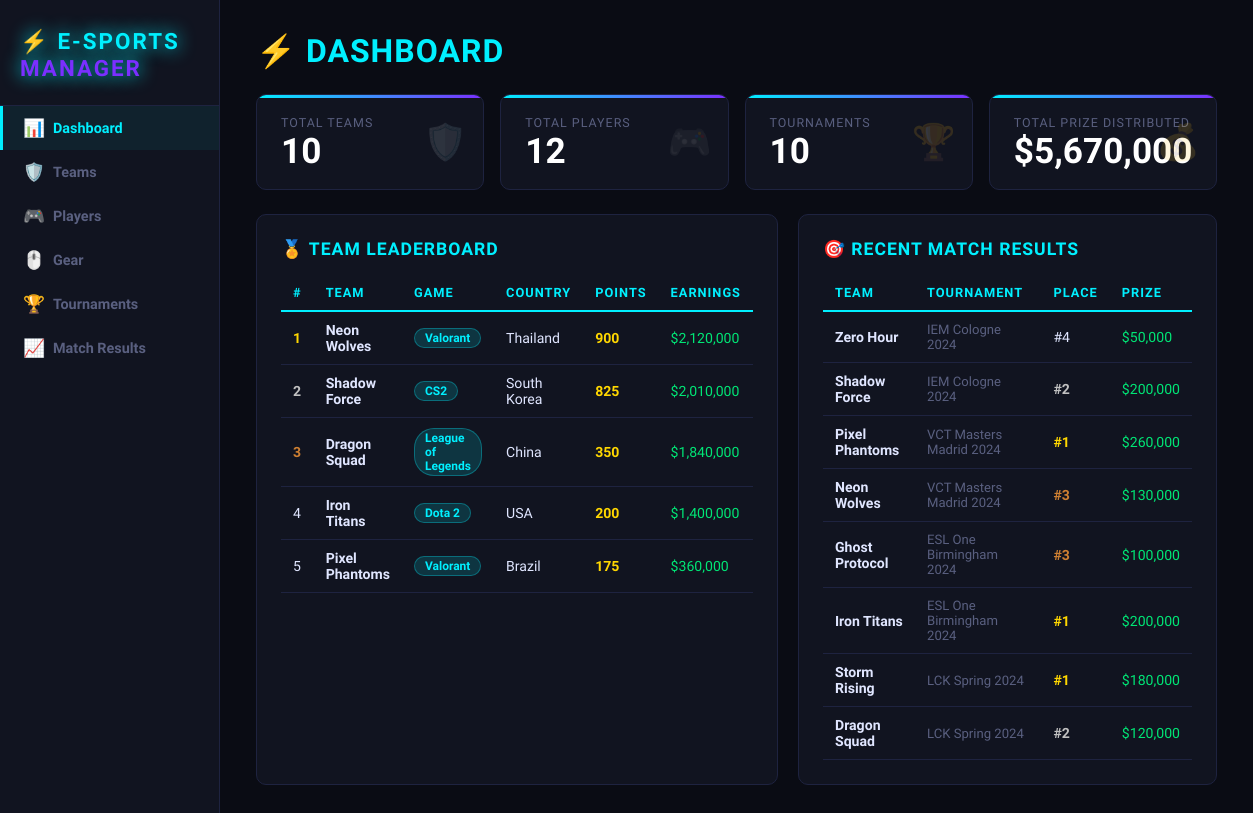
The page / on the database its author committed.
### tables this page shows
CREATE TABLE Teams (
        team_id   INTEGER PRIMARY KEY AUTOINCREMENT,
        team_name TEXT    NOT NULL UNIQUE,
        game      TEXT    NOT NULL,
        country   TEXT    NOT NULL,
        founded   DATE    NOT NULL,
        logo_url  TEXT
    );

CREATE TABLE Match_Results (
        result_id     INTEGER PRIMARY KEY AUTOINCREMENT,
        tournament_id INTEGER NOT NULL,
        team_id       INTEGER NOT NULL,
        placement     INTEGER NOT NULL,
        points        INTEGER NOT NULL DEFAULT 0,
        prize_won     INTEGER NOT NULL DEFAULT 0,
        FOREIGN KEY (tournament_id) REFERENCES Tournaments(tournament_id) ON DELETE CASCADE,
        FOREIGN KEY (team_id)       REFERENCES Teams(team_id) ON DELETE CASCADE
    );

CREATE TABLE Tournaments (
        tournament_id   INTEGER PRIMARY KEY AUTOINCREMENT,
        name            TEXT    NOT NULL,
        game            TEXT    NOT NULL,
        start_date      DATE    NOT NULL,
        end_date        DATE    NOT NULL,
        prize_pool      INTEGER NOT NULL DEFAULT 0,
        location        TEXT    NOT NULL
    );

### app.py (the view)
@app.route('/')
def dashboard():
    conn = get_db()
    stats = {
        'teams':       conn.execute("SELECT COUNT(*) FROM Teams").fetchone()[0],
        'players':     conn.execute("SELECT COUNT(*) FROM Players").fetchone()[0],
        'tournaments': conn.execute("SELECT COUNT(*) FROM Tournaments").fetchone()[0],
        'total_prize': conn.execute("SELECT COALESCE(SUM(prize_won),0) FROM Match_Results").fetchone()[0],
    }
    top_teams = conn.execute("""
        SELECT t.team_name, t.game, t.country,
               COUNT(DISTINCT p.player_id) AS player_count,
               COALESCE(SUM(mr.prize_won),0) AS total_prize,
               COALESCE(SUM(mr.points),0)    AS total_points
        FROM Teams t
        LEFT JOIN Players p      ON t.team_id = p.team_id
        LEFT JOIN Match_Results mr ON t.team_id = mr.team_id
        GROUP BY t.team_id
        ORDER BY total_points DESC
        LIMIT 5
    """).fetchall()
    recent_results = conn.execute("""
        SELECT t.team_name, tn.name AS tournament_name, mr.placement, mr.prize_won, tn.game
        FROM Match_Results mr
        JOIN Teams t       ON mr.team_id = t.team_id
        JOIN Tournaments tn ON mr.tournament_id = tn.tournament_id
        ORDER BY mr.result_id DESC LIMIT 8
    """).fetchall()
    conn.close()
    return render_template('dashboard.html', stats=stats, top_teams=top_teams, recent_results=recent_results)

### app.py (called while the page is built)
def get_db():
    conn = sqlite3.connect(DB_PATH)
    conn.row_factory = sqlite3.Row
    conn.execute("PRAGMA foreign_keys = ON")
    return conn

### templates/dashboard.html (shortened to what this page needs)
{% extends 'base.html' %}
{% block content %}
<h1>⚡ <span class="hl">DASHBOARD</span></h1>
<div class="stats-grid">
  <div class="stat-card">
    <div class="label">Total Teams</div>
    <div class="value">{{ stats.teams }}</div>
    <div class="icon">🛡️</div>
  </div>
  <div class="stat-card">
    <div class="label">Total Players</div>
    <div class="value">{{ stats.players }}</div>
    <div class="icon">🎮</div>
  </div>
  <div class="stat-card">
    <div class="label">Tournaments</div>
    <div class="value">{{ stats.tournaments }}</div>
    <div class="icon">🏆</div>
  </div>
  <div class="stat-card">
    <div class="label">Total Prize Distributed</div>
    <div class="value">${{ "{:,.0f}".format(stats.total_prize) }}</div>
    <div class="icon">💰</div>
  </div>
</div>
<div style="display:grid;grid-template-columns:1fr 1fr;gap:20px;">
  <div class="card">
    <div class="card-title">🏅 TEAM LEADERBOARD</div>
    <table>
      <thead><tr>
        <th>#</th><th>Team</th><th>Game</th><th>Country</th><th>Points</th><th>Earnings</th>
      </tr></thead>
      <tbody>
      {% for t in top_teams %}
      <tr>
        <td class="place-{{ loop.index if loop.index <= 3 else '' }}">{{ loop.index }}</td>
        <td><strong>{{ t.team_name }}</strong></td>
        <td><span class="badge badge-blue">{{ t.game }}</span></td>
        <td>{{ t.country }}</td>
        <td><span style="color:var(--gold);font-weight:700;">{{ t.total_points }}</span></td>
        <td style="color:var(--green);">${{ "{:,.0f}".format(t.total_prize) }}</td>
      </tr>
      {% endfor %}
      </tbody>
    </table>
  </div>
  <div class="card">
    <div class="card-title">🎯 RECENT MATCH RESULTS</div>
    <table>
      <thead><tr>
        <th>Team</th><th>Tournament</th><th>Place</th><th>Prize</th>
      </tr></thead>
      <tbody>
      {% for r in recent_results %}
      <tr>
        <td><strong>{{ r.team_name }}</strong></td>
        <td style="color:var(--muted);font-size:.82rem;">{{ r.tournament_name }}</td>
        <td class="place-{{ r.placement if r.placement <= 3 else '' }}">
          {{ '#' + r.placement|string }}
        </td>
        <td style="color:var(--green);">${{ "{:,.0f}".format(r.prize_won) }}</td>
      </tr>
      {% endfor %}
      </tbody>
    </table>
  </div>
</div>
{% endblock %}

### templates/base.html (shortened to what this page needs)
<!DOCTYPE html>
<html lang="th">
<head>
</head>
<body>
<nav>
  <div class="nav-logo">⚡ E-SPORTS<br><span>MANAGER</span></div>
  <a href="{{ url_for('dashboard') }}"   class="{{ 'active' if request.endpoint=='dashboard' }}">   <span class="icon">📊</span> Dashboard</a>
  <a href="{{ url_for('teams') }}"       class="{{ 'active' if request.endpoint=='teams' }}">       <span class="icon">🛡️</span> Teams</a>
  <a href="{{ url_for('players') }}"     class="{{ 'active' if request.endpoint=='players' }}">     <span class="icon">🎮</span> Players</a>
  <a href="{{ url_for('gear') }}"        class="{{ 'active' if request.endpoint=='gear' }}">        <span class="icon">🖱️</span> Gear</a>
  <a href="{{ url_for('tournaments') }}" class="{{ 'active' if request.endpoint=='tournaments' }}"> <span class="icon">🏆</span> Tournaments</a>
  <a href="{{ url_for('results') }}"     class="{{ 'active' if request.endpoint=='results' }}">     <span class="icon">📈</span> Match Results</a>
</nav>
<main>
  {% block content %}{% endblock %}
</main>
</body>
</html>

### templates/base.html (style rules this page uses)
:root { --bg: #0a0c14; --card: #111420; --border: #1e2340; --accent: #00f0ff; --accent2: #7b2fff; --red: #ff3860; --green: #00e676; --gold: #ffd700; --text: #e0e6ff; --muted: #5a6080; }
*, *::before, *::after { box-sizing: border-box; margin: 0; padding: 0; }
body { font-family: 'Exo 2', sans-serif; background: var(--bg); color: var(--text); min-height: 100vh; display: flex; }
nav { width: 220px; min-height: 100vh; background: var(--card); border-right: 1px solid var(--border); display: flex; flex-direction: column; padding: 0 0 24px; position: fixed; top: 0; left: 0; bottom: 0; z-index: 100; }
.nav-logo { font-family: 'Rajdhani', sans-serif; font-size: 1.4rem; font-weight: 700; color: var(--accent); text-shadow: 0 0 18px var(--accent); padding: 28px 20px 24px; border-bottom: 1px solid var(--border); letter-spacing: 2px; }
.nav-logo span { color: var(--accent2); }
nav a { display: flex; align-items: center; gap: 10px; padding: 12px 20px; color: var(--muted); text-decoration: none; font-size: .9rem; font-weight: 600; transition: all .2s; border-left: 3px solid transparent; }
nav a:hover, nav a.active { color: var(--accent); background: rgba(0,240,255,.06); border-left-color: var(--accent); }
nav a .icon { font-size: 1.1rem; width: 20px; text-align: center; }
main { margin-left: 220px; flex: 1; padding: 32px 36px; }
h1 { font-family: 'Rajdhani', sans-serif; font-size: 2rem; font-weight: 700; letter-spacing: 1px; margin-bottom: 24px; color: #fff; }
h1 .hl { color: var(--accent); }
.card { background: var(--card); border: 1px solid var(--border); border-radius: 10px; padding: 24px; margin-bottom: 24px; }
.card-title { font-family: 'Rajdhani', sans-serif; font-size: 1.1rem; font-weight: 600; color: var(--accent); letter-spacing: 1px; margin-bottom: 16px; }
.stats-grid { display: grid; grid-template-columns: repeat(4,1fr); gap: 16px; margin-bottom: 24px; }
.stat-card { background: var(--card); border: 1px solid var(--border); border-radius: 10px; padding: 20px 24px; position: relative; overflow: hidden; }
.stat-card::before { content: ''; position: absolute; top: 0; left: 0; right: 0; height: 3px; background: linear-gradient(90deg, var(--accent), var(--accent2)); }
.stat-card .label { font-size: .78rem; color: var(--muted); text-transform: uppercase; letter-spacing: 1px; }
.stat-card .value { font-family: 'Rajdhani', sans-serif; font-size: 2.2rem; font-weight: 700; color: #fff; margin-top: 4px; line-height: 1; }
.stat-card .icon { position: absolute; right: 16px; top: 50%; transform: translateY(-50%); font-size: 2.2rem; opacity: .15; }
table { width: 100%; border-collapse: collapse; font-size: .88rem; }
thead tr { border-bottom: 2px solid var(--accent); }
th { font-family: 'Rajdhani', sans-serif; text-align: left; padding: 10px 12px; color: var(--accent); font-size: .8rem; letter-spacing: 1px; text-transform: uppercase; }
td { padding: 10px 12px; border-bottom: 1px solid var(--border); }
.badge { display: inline-block; padding: 2px 10px; border-radius: 20px; font-size: .75rem; font-weight: 600; }
.badge-blue { background: rgba(0,240,255,.15); color: var(--accent); border: 1px solid rgba(0,240,255,.3); }
.place-1 { color: var(--gold); font-weight: 700; }
.place-2 { color: #c0c0c0; font-weight: 700; }
.place-3 { color: #cd7f32; font-weight: 700; }

### rows shown on the page
Teams: team_name "Neon Wolves", game "Valorant", country "Thailand", total_points "900", total_prize "2,120,000"
Teams: team_name "Shadow Force", game "CS2", country "South Korea", total_points "825", total_prize "2,010,000"
Teams: team_name "Dragon Squad", game "League of Legends", country "China", total_points "350", total_prize "1,840,000"
Teams: team_name "Iron Titans", game "Dota 2", country "USA", total_points "200", total_prize "1,400,000"
Teams: team_name "Pixel Phantoms", game "Valorant", country "Brazil", total_points "175", total_prize "360,000"
Match_Results: team_name "Zero Hour", tournament_name "IEM Cologne 2024", placement "#4", prize_won "50,000"
Match_Results: team_name "Shadow Force", tournament_name "IEM Cologne 2024", placement "#2", prize_won "200,000"
Match_Results: team_name "Pixel Phantoms", tournament_name "VCT Masters Madrid 2024", placement "#1", prize_won "260,000"
Match_Results: team_name "Neon Wolves", tournament_name "VCT Masters Madrid 2024", placement "#3", prize_won "130,000"
Match_Results: team_name "Ghost Protocol", tournament_name "ESL One Birmingham 2024", placement "#3", prize_won "100,000"
Match_Results: team_name "Iron Titans", tournament_name "ESL One Birmingham 2024", placement "#1", prize_won "200,000"
Match_Results: team_name "Storm Rising", tournament_name "LCK Spring 2024", placement "#1", prize_won "180,000"
Match_Results: team_name "Dragon Squad", tournament_name "LCK Spring 2024", placement "#2", prize_won "120,000"

### other values the page prints
{{ stats.teams }} "10"
{{ stats.players }} "12"
{{ stats.tournaments }} "10"
{{ "{:,.0f}".format(stats.total_prize) }} "5,670,000"
